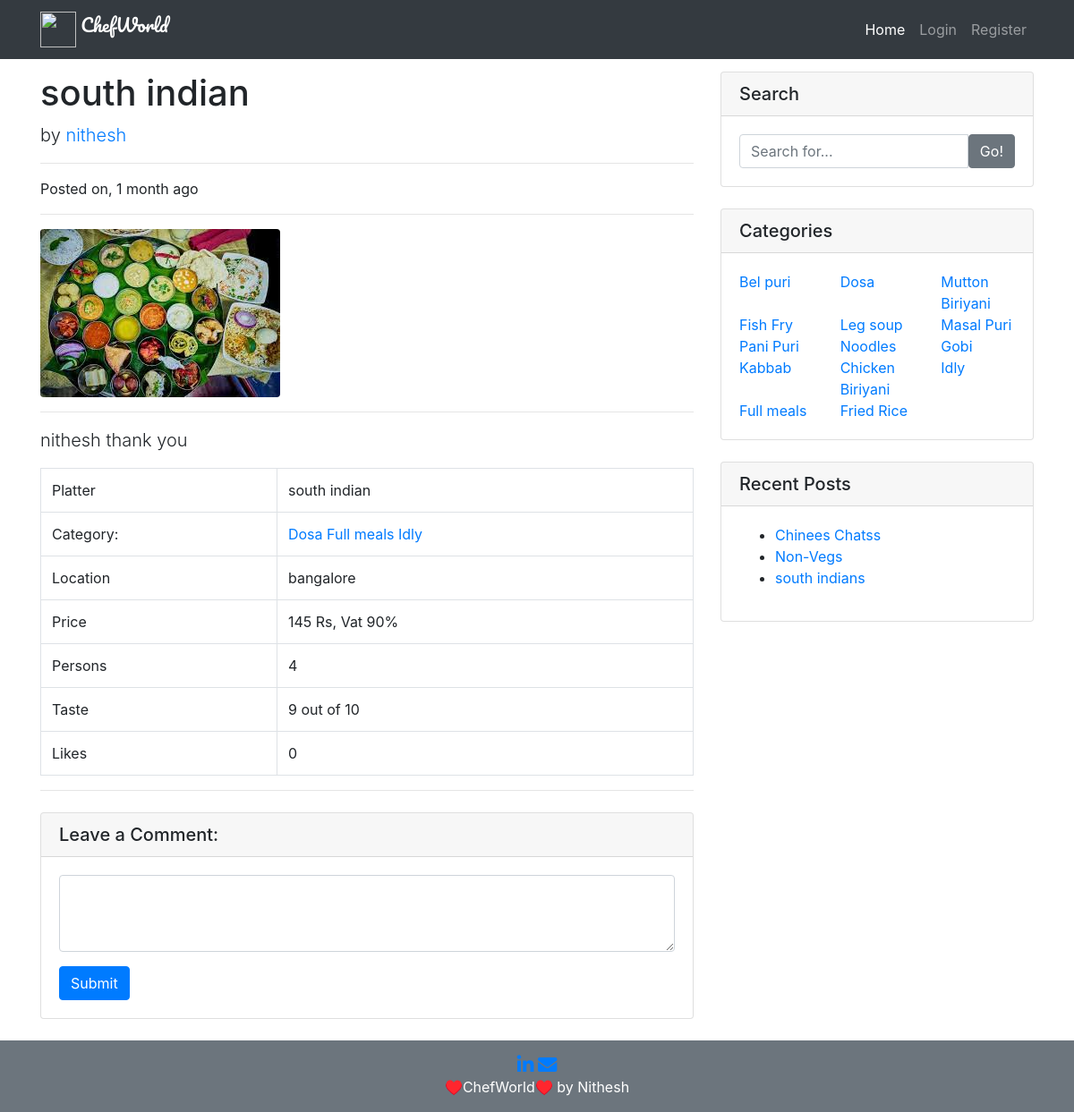
The app's page /south-indian/ with its own data.
### restaurants/models.py (models this page shows, shortened)
class Restaurant(models.Model):
    user = models.ForeignKey(User, on_delete=models.CASCADE)
    title = models.CharField(max_length=120)
    image = models.ImageField(upload_to='restaurants/')
    categories = models.CharField(max_length=120)
    location = models.CharField(max_length=120)
    price = models.IntegerField()
    vat = models.PositiveIntegerField(default=0)
    taste = models.PositiveIntegerField(choices=choices)
    persons = models.PositiveIntegerField(choices=choices)
    details = models.TextField()
    slug = models.SlugField(unique=True, blank=True)
    likes = models.ManyToManyField(User, related_name='post_likes', blank=True)
    views = models.IntegerField(default=0,blank=True)
    created_at = models.DateTimeField(auto_now_add=True)
    updated_at = models.DateTimeField(auto_now=True)
    is_active = models.BooleanField(default=True)
    def likes_count(self):
        return self.likes.count()
    def get_categories(self):
        cats = self.categories.split(',')
        return cats

### restaurants/views.py (the view, shortened to what this page needs)
# urls.py: path('<slug:slug>/', RestaurantDetailView.as_view(), name='detail'),
class RestaurantDetailView(DetailView):
    queryset = Restaurant.objects.all()

### restaurants/context_processor.py (called while the page is built)
def categories(request):
    cat_list = []
    all_cat = Restaurant.objects.all()
    for cat in all_cat:
        name_list = cat.categories.split(',')
        for item in name_list:
            cat_list.append(item)
    cat_dict = {'categories': set(cat_list)}
    return cat_dict

def user_liked_posts(request):
    if request.user.is_authenticated:
        posts = Restaurant.objects.filter(likes=request.user.id)
        return {'user_liked_posts': posts}
    else:
        return {'user_liked_posts': None}

def recent_posts(request):
    posts = Restaurant.objects.all().order_by('-created_at')[:5]
    return {'recent_posts': posts}

### templates/restaurants/restaurant_detail.html (shortened to what this page needs)
{% extends 'base.html' %}
{% load humanize %}
{% block content %}
<div class="row">
    <div class="col-lg-8">
        <h1 class="mt-4">{{ object.title }}</h1>
        <p class="lead">
            by
            {% if object.user.get_full_name %}
            <a href="/?author={{ object.user }}">{{ object.user.get_full_name }}</a>
            {% else %}
            <a href="/?author={{ object.user }}">{{ object.user.username }}</a>
            {% endif %}
        </p>
        <hr>
        <p>Posted on, {{ object.created_at|naturaltime }}</p>
        <hr>
        <img class="img-fluid rounded" src="{{ object.image.url }}" alt="{{ object.title }}">
        <hr>
        <p class="lead">{{ object.details }}</p>
        <table class="table table-bordered">
            <tbody>
                <tr>
                    <td>Platter</td>
                    <td>{{ object.title }}</td>
                </tr>
                <tr>
                    <td>Category:</td>
                    <td>
                        {% for cat in object.get_categories %}
                        <a href="/?cat={{ cat }}">{{ cat }}</a>
                        {% endfor %}
                    </td>
                </tr>
                <tr>
                    <td>Location</td>
                    <td>{{ object.location }}</td>
                </tr>
                <tr>
                    <td>Price</td>
                    <td>{{ object.price }} Rs, Vat {{ object.vat }}%</td>
                </tr>
                <tr>
                    <td>Persons</td>
                    <td>{{ object.persons }}</td>
                </tr>
                <tr>
                    <td>Taste</td>
                    <td>{{ object.taste }} out of 10</td>
                </tr>
                <tr>
                    <td>Likes</td>
                    <td>{{ object.likes_count }}</td>
                </tr>
            </tbody>
        </table>
        <hr>
        <div class="card my-4">
            <h5 class="card-header">Leave a Comment:</h5>
            <div class="card-body">
                <form action="." method="POST">
                    <div class="form-group">
                        <textarea name="comment" class="form-control" rows="3" required></textarea>
                    </div>
                    <button type="submit" class="btn btn-primary">Submit</button>
                </form>
            </div>
        </div>
    </div>
    {% endblock content %}

### templates/partials/_widgets.html
<div class="col-md-4">
    <div class="card my-4">
        <h5 class="card-header">Search</h5>
        <div class="card-body">
            <form action="{% url 'home' %}" method="get">
                <div class="input-group">
                    <input type="search" name='q' class="form-control" placeholder="Search for..." value="{{ request.GET.q }}" required>
                    <span class="input-group-btn">
                        <button class="btn btn-secondary" type="submit">Go!</button>
                    </span>
                </div>
            </form>
        </div>
    </div>
    <div class="card my-4">
        <h5 class="card-header">Categories</h5>
        <div class="card-body">
            <div class="row">
                {% for cat in categories %}
                <div class="col-md-4">
                <a href="{% url 'home' %}?q={{ request.GET.q }}&cat={{ cat }}">{{ cat }}</a>
                </div>
                {% endfor %}
            </div>
        </div>
    </div>
    <div class="card my-4">
        <h5 class="card-header">Recent Posts</h5>
        <div class="card-body">
            <ul>
                {% for post in recent_posts %}
                <li><a href="/{{ post.slug }}">{{ post.title }}s</a></li>
                {% endfor %}
            </ul>
        </div>
    </div>
</div>
</div>

### static/restaurants/css/style.css (style rules this page uses)
body { padding-top: 56px; }

### records on screen
Restaurant: title "south indian", user.username "nithesh", created_at "1 month ago", image (picture), details "nithesh thank you", location "bangalore", price "145", vat "90", persons "4", taste "9", likes_count "0"
Restaurant: title "Chinees Chats"
Restaurant: title "Non-Veg"

### other values on screen
{{ cat }} "Dosa" "Full meals" "Idly"
{{ cat }} "Bel puri" "Dosa" "Mutton Biriyani" "Fish Fry" "Leg soup" "Masal Puri" "Pani Puri" "Noodles" "Gobi" "Kabbab" "Chicken Biriyani" "Idly" "Full meals" "Fried Rice"
